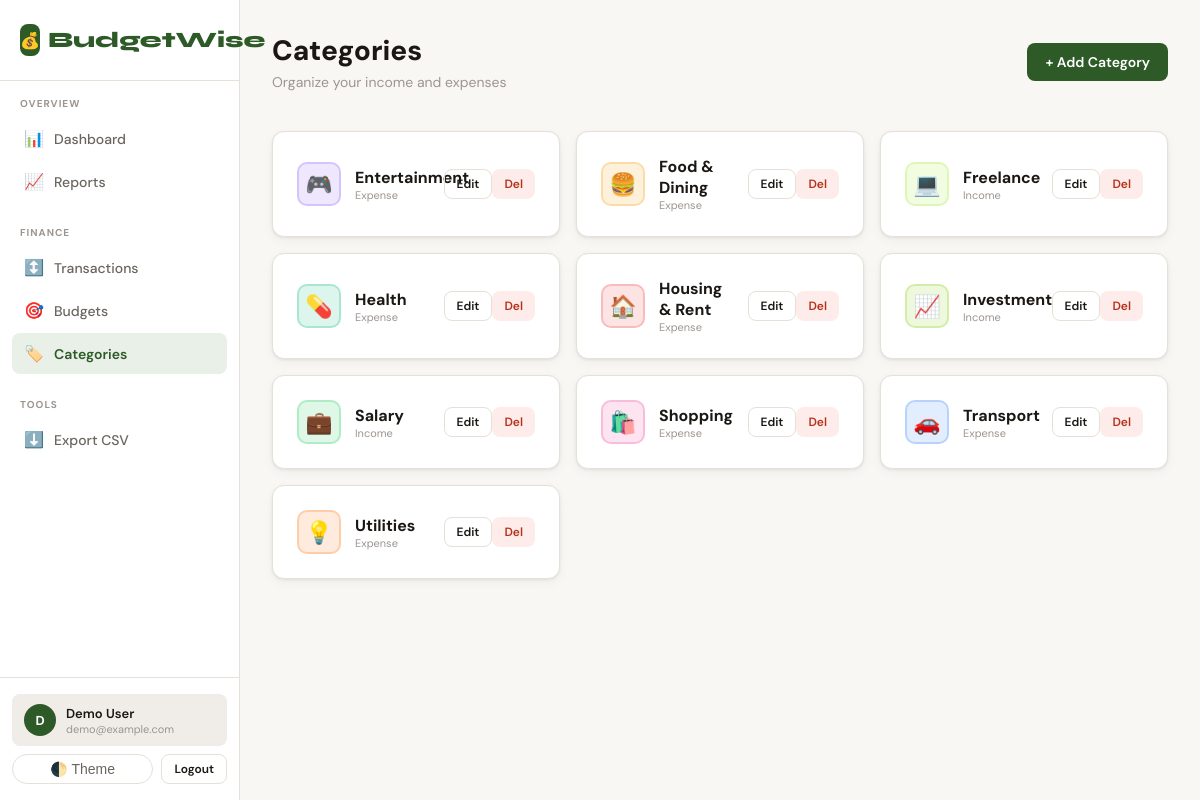
/categories/ (signed in), run on an earlier commit of the app's database.
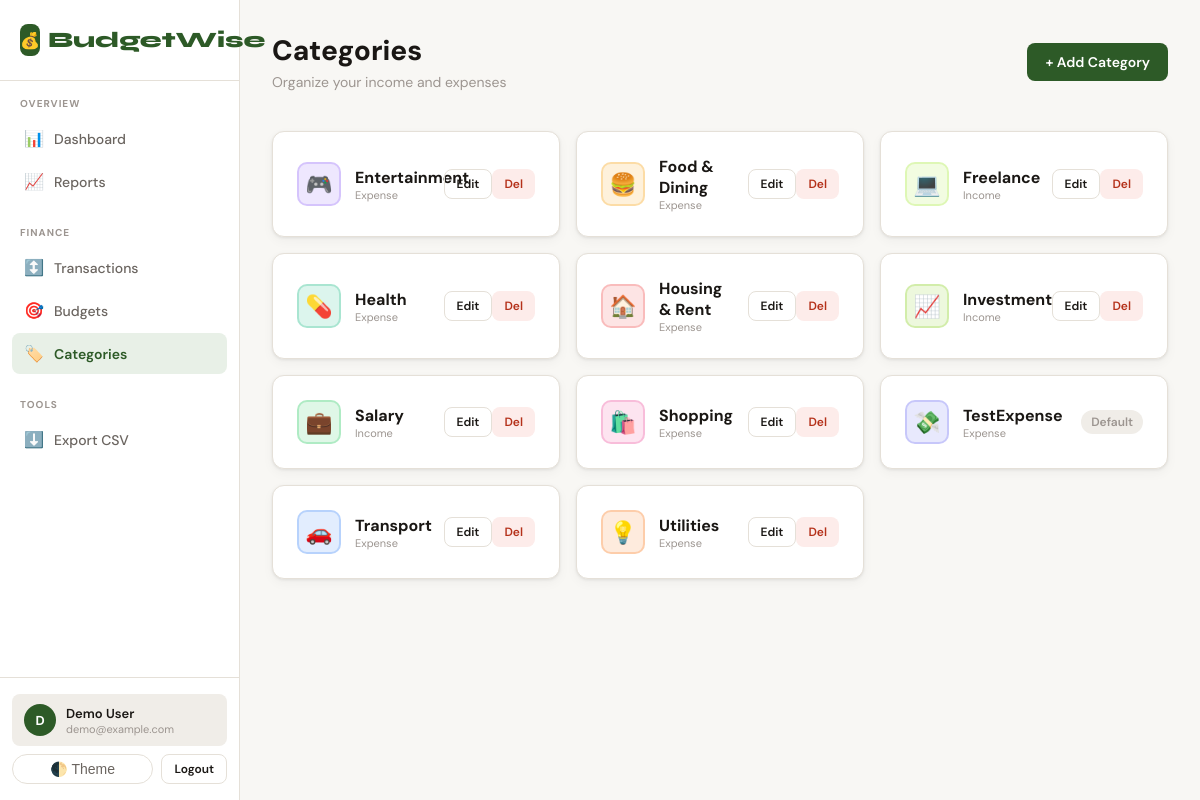
And on a later commit of the database.
### core/models.py (models this page shows, shortened)
class Category(models.Model):
    TYPE_CHOICES = [
        ('income', 'Income'),
        ('expense', 'Expense'),
        ('both', 'Both'),
    ]
    user = models.ForeignKey(User, on_delete=models.CASCADE, null=True, blank=True)
    name = models.CharField(max_length=100)
    icon = models.CharField(max_length=10, default='💸')
    color = models.CharField(max_length=7, default='#6366f1')
    category_type = models.CharField(max_length=10, choices=TYPE_CHOICES, default='both')
    is_default = models.BooleanField(default=False)
    created_at = models.DateTimeField(auto_now_add=True)
    class Meta:
        verbose_name_plural = "Categories"
        ordering = ['name']

### core/views.py (the view)
# urls.py: path('categories/', views.category_list, name='category_list'),
@login_required
def category_list(request):
    from django.db.models import Q
    categories = Category.objects.filter(Q(user=request.user) | Q(user__isnull=True)).order_by('name')
    return render(request, 'core/categories/list.html', {'categories': categories})

### templates/core/categories/list.html (shortened to what this page needs)
{% extends "base.html" %}
{% block header %}
<div class="flex-between mb-4">
  <div>
    <div class="page-title">Categories</div>
    <div class="page-subtitle">Organize your income and expenses</div>
  </div>
  <a href="{% url 'category_create' %}" class="btn btn-primary">+ Add Category</a>
</div>
{% endblock %}
{% block content %}
<div class="grid-auto">
  {% for cat in categories %}
  <div class="card" style="display:flex;align-items:center;gap:14px;">
    <div style="width:44px;height:44px;background:{{ cat.color }}25;border-radius:10px;display:flex;align-items:center;justify-content:center;font-size:22px;flex-shrink:0;border:2px solid {{ cat.color }}40;">
      {{ cat.icon }}
    </div>
    <div style="flex:1;min-width:0;">
      <div class="fw-700">{{ cat.name }}</div>
      <div class="text-xs text-muted">{{ cat.get_category_type_display }}</div>
    </div>
    {% if cat.user %}
    <div class="flex gap-1">
      <a href="{% url 'category_edit' cat.pk %}" class="btn btn-outline btn-sm">Edit</a>
      <a href="{% url 'category_delete' cat.pk %}" class="btn btn-sm" style="background:var(--expense-bg);color:var(--expense);">Del</a>
    </div>
    {% else %}
    <span class="badge" style="background:var(--surface2);color:var(--text3);">Default</span>
    {% endif %}
  </div>
  {% empty %}
  <div class="empty-state">
    <div class="empty-icon">&#127991;</div>
    <p>No categories yet</p>
    <a href="{% url 'category_create' %}" class="btn btn-primary">Add Category</a>
  </div>
  {% endfor %}
</div>
{% endblock %}

### templates/base.html (shortened to what this page needs)
<!DOCTYPE html>
<html lang="en" data-theme="light">
<head>
</head>
<body>
{% if user.is_authenticated %}
<div class="app-layout">
  <aside class="sidebar" id="sidebar">
    <div class="sidebar-logo">
      <div class="logo-mark">
        <div class="logo-icon">💰</div>
        BudgetWise
      </div>
    </div>
    <nav class="sidebar-nav">
      <div class="nav-section">
        <div class="nav-section-label">Overview</div>
        <a href="{% url 'dashboard' %}" class="nav-item {% if request.resolver_match.url_name == 'dashboard' %}active{% endif %}">
          <span class="nav-icon">📊</span> Dashboard
        </a>
        <a href="{% url 'reports' %}" class="nav-item {% if request.resolver_match.url_name == 'reports' %}active{% endif %}">
          <span class="nav-icon">📈</span> Reports
        </a>
      </div>
      <div class="nav-section">
        <div class="nav-section-label">Finance</div>
        <a href="{% url 'transaction_list' %}" class="nav-item {% if 'transaction' in request.resolver_match.url_name %}active{% endif %}">
          <span class="nav-icon">↕️</span> Transactions
        </a>
        <a href="{% url 'budget_list' %}" class="nav-item {% if 'budget' in request.resolver_match.url_name %}active{% endif %}">
          <span class="nav-icon">🎯</span> Budgets
        </a>
        <a href="{% url 'category_list' %}" class="nav-item {% if 'category' in request.resolver_match.url_name %}active{% endif %}">
          <span class="nav-icon">🏷️</span> Categories
        </a>
      </div>
      <div class="nav-section">
        <div class="nav-section-label">Tools</div>
        <a href="{% url 'export_csv' %}" class="nav-item">
          <span class="nav-icon">⬇️</span> Export CSV
        </a>
      </div>
    </nav>
    <div class="sidebar-footer">
      <div class="user-chip" style="margin-bottom:8px;">
        <div class="user-avatar">{{ user.username|first|upper }}</div>
        <div>
          <div class="user-name">{{ user.get_full_name|default:user.username }}</div>
          <div class="user-email">{{ user.email|truncatechars:22 }}</div>
        </div>
      </div>
      <div class="flex gap-2">
        <button class="theme-toggle" onclick="toggleTheme()" style="flex:1;">🌓 Theme</button>
        <a href="{% url 'logout' %}" class="btn btn-outline btn-sm">Logout</a>
      </div>
    </div>
  </aside>
  <div class="main-content">
    <div class="page-header">
      {% block header %}{% endblock %}
    </div>
    <div class="page-body">
      {% block content %}{% endblock %}
    </div>
  </div>
</div>
{% else %}
{% block auth_content %}{% endblock %}
{% endif %}
</body>
</html>

### templates/base.html (style rules this page uses)
:root { --bg: #f8f7f4; --surface: #ffffff; --surface2: #f0ede8; --border: #e5e0d8; --text: #1a1714; --text2: #6b6560; --text3: #9c9590; --accent: #2d5a27; --accent-light: #e8f0e7; --income: #1a7a4a; --income-bg: #e6f4ec; --expense: #b5311a; --expense-bg: #fdecea; --warning: #b58a1a; --warning-bg: #fef9ec; --danger: #b5311a; --danger-bg: #fdecea; --safe: #1a7a4a; --safe-bg: #e6f4ec; --radius: 12px; --radius-sm: 8px; --shadow: 0 1px 3px rgba(0,0,0,0.08), 0 4px 12px rgba(0,0,0,0.04); --shadow-lg: 0 4px 24px rgba(0,0,0,0.1); --nav-w: 240px; --font-head: 'Syne', sans-serif; --font-body: 'DM Sans', sans-serif; }
* { box-sizing: border-box; margin: 0; padding: 0; }
body { font-family: var(--font-body); background: var(--bg); color: var(--text); min-height: 100vh; transition: background 0.3s, color 0.3s; }
a { color: inherit; text-decoration: none; }
.app-layout { display: flex; min-height: 100vh; }
.sidebar { width: var(--nav-w); background: var(--surface); border-right: 1px solid var(--border); position: fixed; top: 0; left: 0; height: 100vh; display: flex; flex-direction: column; z-index: 100; transition: transform 0.3s ease; }
.main-content { margin-left: var(--nav-w); flex: 1; display: flex; flex-direction: column; min-height: 100vh; }
.page-header { padding: 32px 32px 0; }
.page-body { padding: 24px 32px 48px; }
.sidebar-logo { padding: 24px 20px; border-bottom: 1px solid var(--border); }
.logo-mark { font-family: var(--font-head); font-size: 22px; font-weight: 800; color: var(--accent); display: flex; align-items: center; gap: 8px; }
.logo-icon { width: 32px; height: 32px; background: var(--accent); border-radius: 8px; display: flex; align-items: center; justify-content: center; color: white; font-size: 16px; }
.sidebar-nav { flex: 1; padding: 16px 12px; overflow-y: auto; }
.nav-section { margin-bottom: 24px; }
.nav-section-label { font-size: 10px; font-weight: 700; text-transform: uppercase; letter-spacing: 0.1em; color: var(--text3); padding: 0 8px; margin-bottom: 8px; }
.nav-item { display: flex; align-items: center; gap: 10px; padding: 10px 12px; border-radius: var(--radius-sm); color: var(--text2); font-size: 14px; font-weight: 500; cursor: pointer; transition: all 0.15s; margin-bottom: 2px; }
.nav-item.active { background: var(--accent-light); color: var(--accent); font-weight: 600; }
.nav-item .nav-icon { width: 20px; text-align: center; font-size: 16px; }
.sidebar-footer { padding: 16px 12px; border-top: 1px solid var(--border); }
.user-chip { display: flex; align-items: center; gap: 10px; padding: 10px 12px; border-radius: var(--radius-sm); background: var(--surface2); }
.user-avatar { width: 32px; height: 32px; background: var(--accent); border-radius: 50%; display: flex; align-items: center; justify-content: center; color: white; font-weight: 700; font-size: 13px; flex-shrink: 0; }
.user-name { font-size: 13px; font-weight: 600; color: var(--text); }
.user-email { font-size: 11px; color: var(--text3); }
.card { background: var(--surface); border: 1px solid var(--border); border-radius: var(--radius); padding: 24px; box-shadow: var(--shadow); }
.badge { display: inline-flex; align-items: center; gap: 4px; padding: 4px 10px; border-radius: 20px; font-size: 12px; font-weight: 600; }
.btn { display: inline-flex; align-items: center; gap: 6px; padding: 10px 18px; border-radius: var(--radius-sm); font-size: 14px; font-weight: 600; font-family: var(--font-body); border: none; cursor: pointer; transition: all 0.15s; white-space: nowrap; text-decoration: none; }
.btn-primary { background: var(--accent); color: white; }
.btn-outline { background: transparent; color: var(--text); border: 1.5px solid var(--border); }
.btn-sm { padding: 6px 12px; font-size: 12px; }
.grid-auto { display: grid; grid-template-columns: repeat(auto-fill, minmax(280px, 1fr)); gap: 16px; }
.flex { display: flex; }
.flex-between { display: flex; justify-content: space-between; align-items: center; }
.gap-2 { gap: 8px; }
.mb-4 { margin-bottom: 16px; }
.text-xs { font-size: 11px; }
.text-muted { color: var(--text3); }
.fw-700 { font-weight: 700; }
.page-title { font-size: 28px; font-weight: 800; color: var(--text); margin-bottom: 4px; }
.page-subtitle { font-size: 14px; color: var(--text3); }
.theme-toggle { background: none; border: 1.5px solid var(--border); border-radius: 20px; padding: 6px 10px; cursor: pointer; font-size: 14px; color: var(--text2); transition: all 0.15s; }

What changed in the data, as far as the page shows it:
added Category: icon "💸", name "TestExpense", category_type "Expense", shows "Default"
